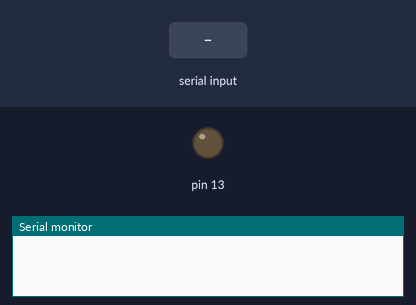
The sketch below on a simulated Arduino Uno, built with avr-gcc and run on an emulated ATmega328P. Shown: output pins drawn as LEDs (lit = HIGH), the last lines printed to the serial monitor. Inputs (shaded band) come from the test bench.

Above: at 1.3 s.
1.4 s: "a" received over Serial
At 2.3 s:
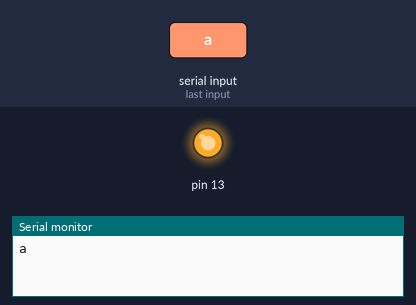
3.1 s: "b" received over Serial
At 3.5 s:
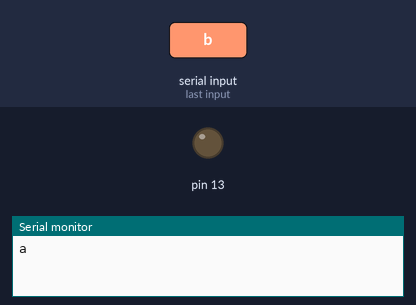
Timing chart, 0 to 6.1 s (numbered marks = the images above; inputs shaded):
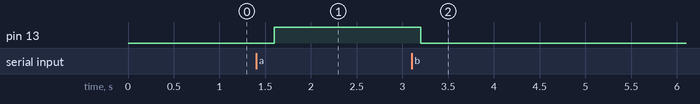

The sketch:

ledController.ino
```cpp
//This is connected to the ledController.py to communciate from python to arduino.
//There should be a LED in digital pin 13. Running the ledController.py will prompt to type a or b.
//a turns on the LED, b turns it off.
// the setup routine runs once when you press reset:
char c;
void setup() {
  // initialize the serial in 19200 baud rate
  Serial.begin(9600);
  pinMode(13, OUTPUT);
}

// the loop routine runs over and over again forever:
void loop() {
  delay(200);               // wait for a second
  if (Serial.available()){
    c = Serial.read();
    if (c == 'a'){
      Serial.println(c);
      digitalWrite(13, HIGH);
    }
    else if (c == 'b'){
      digitalWrite(13,LOW);
    }
    //Serial.println(c);
  // Serial.println(c);
  }
}
```

Measured:
- after the input at 1.4 s, pin 13: LOW → HIGH after 0.20 s
- after the input at 3.1 s, pin 13: HIGH → LOW after 0.10 s
